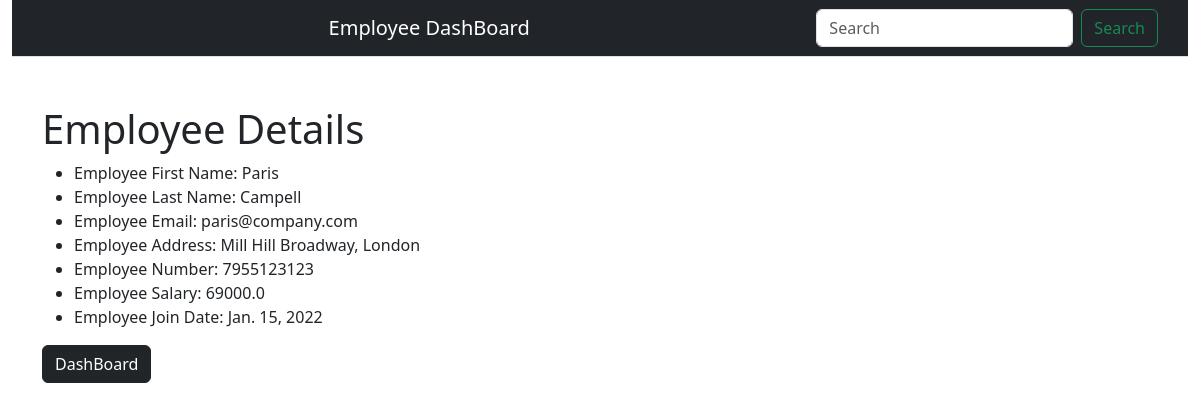
/2, run on the app's committed database.
### testApp/models.py (models this page shows, shortened)
class Employee(models.Model):
    first_name = models.CharField(max_length=30)
    last_name =  models.CharField(max_length=30)
    Emp_email= models.EmailField()
    Emp_address= models.CharField(max_length=162)
    Emp_number= models.IntegerField()
    Emp_salary= models.FloatField()
    Emp_Join_Date= models.DateField()
    id = models.AutoField(primary_key=True)

### testApp/views.py (the view)
# urls.py: path('<int:pk>', views.EmployeeDetailView.as_view(), name= 'details'),
class EmployeeDetailView(DetailView):
    model= Employee

### templates/testApp/employee_detail.html (shortened to what this page needs)
{% extends "testApp/base.html" %}
{% block body_block %}
<!DOCTYPE html>
<html lang="en">
<head>
</head>
<body>
    <div class="container mt-5">
        <h1>Employee Details</h1>
        <ul>
            <li> Employee First Name: {{ employee.first_name }} </li>
            <li> Employee Last Name: {{ employee.last_name }} </li>
            <li> Employee Email: {{ employee.Emp_email }} </li>
            <li> Employee Address: {{ employee.Emp_address }} </li>
            <li> Employee Number: {{ employee.Emp_number }} </li>
            <li> Employee Salary: {{ employee.Emp_salary }} </li>
            <li> Employee Join Date: {{ employee.Emp_Join_Date }} </li>
        </ul>
        <a href="/" class="btn btn-dark" role="button"> DashBoard </a>
    </div>
</body>
</html>
{% endblock %}

### data on the page
Employee: first_name "Paris", last_name "Campell", Emp_email "paris@company.com", Emp_address "Mill Hill Broadway, London", Emp_number "7955123123", Emp_salary "69000.0", Emp_Join_Date "Jan. 15, 2022"
